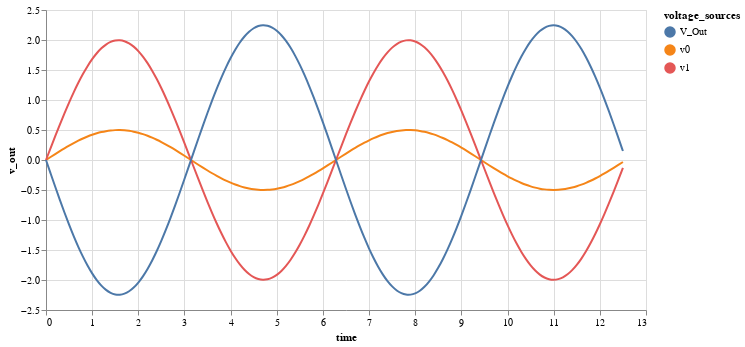

Notebook code for this chart:
### Code cell
plotData(t1,[a1,a2,v_out])

### Figure 1 — Vega-Lite specification as saved in the notebook (floating-point values rounded to 4 significant figures; data arrays with more than 128 entries replaced by an {"elided": "..."} marker saying what was removed)
{"config": {"view": {"continuousWidth": 400, "continuousHeight": 300}}, "layer": [{"mark": {"type": "line", "interpolate": "basis"}, "encoding": {"color": {"type": "nominal", "field": "voltage_sources"}, "x": {"type": "quantitative", "field": "time"}, "y": {"type": "quantitative", "field": "v_out"}}}, {"mark": "point", "encoding": {"opacity": {"value": 0}, "x": {"type": "quantitative", "field": "time"}}, "selection": {"selector011": {"type": "single", "nearest": true, "on": "mouseover", "fields": ["time"], "empty": "none"}}}, {"mark": "point", "encoding": {"color": {"type": "nominal", "field": "voltage_sources"}, "opacity": {"condition": {"value": 1, "selection": "selector011"}, "value": 0}, "x": {"type": "quantitative", "field": "time"}, "y": {"type": "quantitative", "field": "v_out"}}}, {"mark": {"type": "rule", "color": "gray"}, "encoding": {"x": {"type": "quantitative", "field": "time"}}, "transform": [{"filter": {"selection": "selector011"}}]}, {"mark": {"type": "text", "align": "left", "dx": 5, "dy": -5}, "encoding": {"color": {"type": "nominal", "field": "voltage_sources"}, "text": {"condition": {"type": "quantitative", "field": "v_out", "selection": "selector011"}, "value": " "}, "x": {"type": "quantitative", "field": "time"}, "y": {"type": "quantitative", "field": "v_out"}}}], "data": {"name": "data-336c145d16206e95c1e716011e2df9a6"}, "height": 300, "width": 600, "$schema": "https://vega.github.io/schema/vega-lite/v4.0.2.json", "datasets": {"data-336c145d16206e95c1e716011e2df9a6": {"elided": "378 records"}}}
